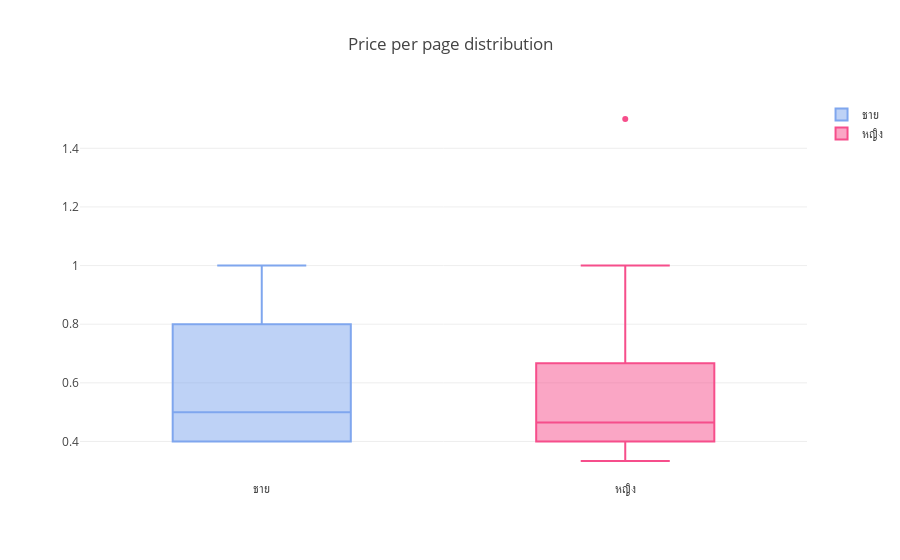

The cell this chart's notebook holds for it:
### Code cell
data = [
    go.Box(y=df.loc[(df['เพศ'] == 'ช'), 'ต่อจำนวนหน้า'], name='ชาย', marker=dict(color=colors[0])),
    go.Box(y=df.loc[(df['เพศ'] == 'ญ'), 'ต่อจำนวนหน้า'], name='หญิง', marker=dict(color=colors[1])),
]
layout = go.Layout(title='Price per page distribution')

fig = go.Figure(data=data, layout=layout)

iplot(fig)

### Figure 1 — Plotly figure (JSON) as saved in the notebook; plotly's stock layout.template omitted (floating-point values rounded to 4 significant figures)
{"data": [{"marker": {"color": "#7FA6EE"}, "name": "ชาย", "type": "box", "uid": "11017bed-b875-42fd-a87a-351d6059cbe0", "y": [0.5, 0.5, 0.8, 0.4, 0.4, 0.4, 0.4, 0.4, 0.5, 1, 1, 0.45, 0.8, 0.6667, 0.6667, 0.4, 1, 0.6667, 0.4286, 0.4082, 0.5, 1]}, {"marker": {"color": "#F64E8B"}, "name": "หญิง", "type": "box", "uid": "7ae97c0c-7a9f-44cd-b3a7-0e07435b35d0", "y": [0.4, 0.5481, 0.5, 1.5, 0.4, 0.4286, 0.4, 1, 0.4, 0.3333, 0.375, 0.6667, 1, 0.6667, 0.4, 0.5]}], "layout": {"autosize": true, "title": {"text": "Price per page distribution"}, "xaxis": {"autorange": true, "range": [-0.5, 1.5], "type": "category"}, "yaxis": {"autorange": true, "range": [0.2685, 1.565], "type": "linear"}}}
